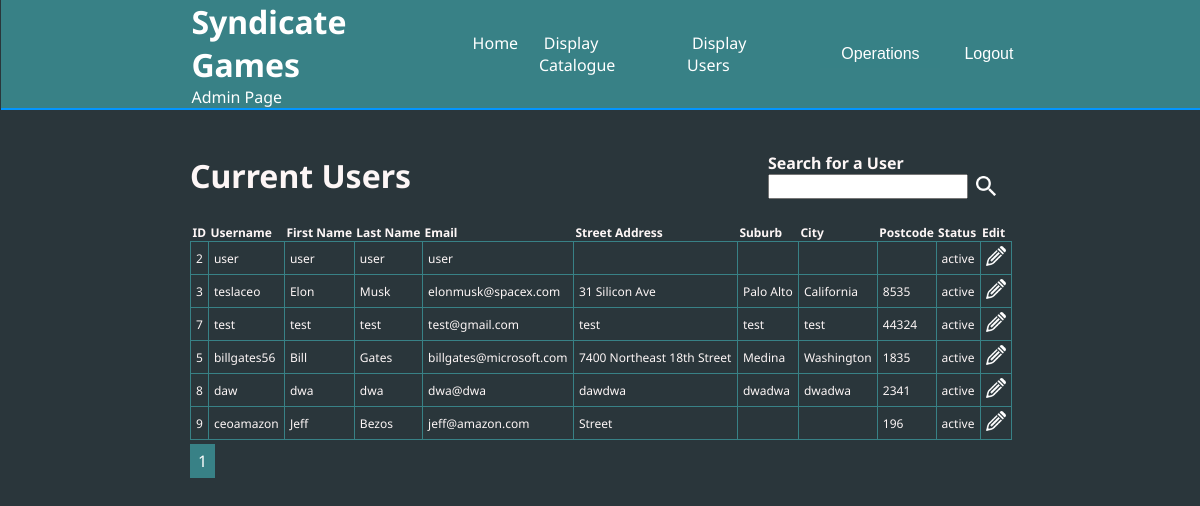
The app's page /displayusers.php (signed in), older data.
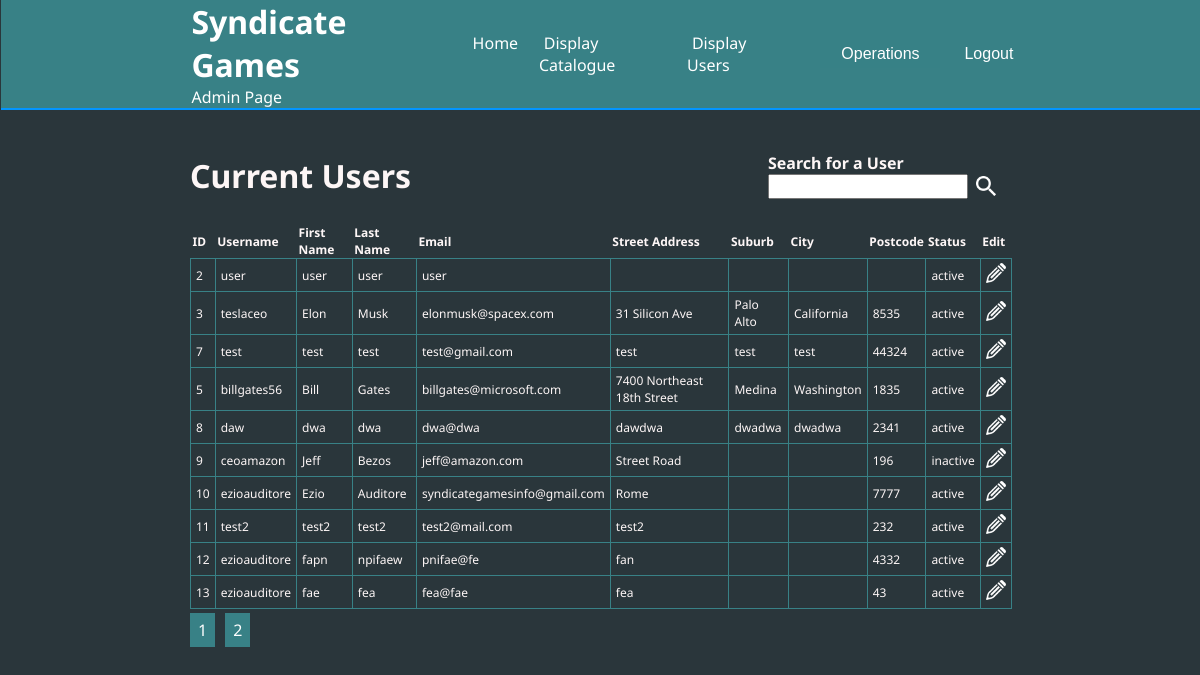
The same page, newer data.
### tables this page shows
CREATE TABLE IF NOT EXISTS `users` (
  `userid` int(10) NOT NULL AUTO_INCREMENT,
  `username` varchar(30) DEFAULT NULL,
  `firstname` varchar(30) DEFAULT NULL,
  `lastname` varchar(30) DEFAULT NULL,
  `streetadd` varchar(50) DEFAULT NULL,
  `suburb` varchar(30) DEFAULT NULL,
  `city` varchar(30) DEFAULT NULL,
  `postcode` varchar(10) DEFAULT NULL,
  `email` varchar(60) DEFAULT NULL,
  `password` varchar(256) DEFAULT NULL,
  `status` tinyint(1) NOT NULL DEFAULT 1,
  PRIMARY KEY (`userid`)
);

### db.php (called while the page is built, shortened)
<?php
class db_gamesmarket {
	private $host="localhost";
    private $user="root";
    private $db="gamesmarket";
    private $pass="";
	private $conn;
	public function __construct() {
		try {
			$this->conn = new PDO( "mysql:host=" . $this->host . ";dbname=" . $this->db, $this->user, $this->pass );
		} catch ( PDOException $e ) {
			print("Unable to connect to the database server.");
			exit();
		}
	}
	public function getalldata($table) {
		$sql = "SELECT * FROM $table";
		$q = $this->conn->query($sql) or die("failed query in getalldata");
		while ($r = $q->fetch(PDO::FETCH_ASSOC)) {
			$results[] = $r;
		}
		return $results;
		exit();
	}
	public function getfinitesetofdata($table, $start, $productspp) {
		$sql = "SELECT * FROM $table LIMIT $start, $productspp";
		$q = $this->conn->query($sql) or die("failed query in getfinitesetofdata");
		while ($r = $q->fetch(PDO::FETCH_ASSOC)) {
			$results[] = $r;
		}
		return $results;
		exit();
	}
}
?>

### displayusers.php (the view, shortened to what this page needs)
<?php
spl_autoload_register( function ( $class ) {
	include_once( 'db.php' );
} );
$obj = new db_gamesmarket;
$results = $obj->getalldata('users');
$productspp = 10;
isset ($_GET['page']) ? $page = $_GET['page'] : $page = 0;
if ($page > 1) {
	$start = $page * $productspp - $productspp;
}
else {
	$start = 0;
}
$numrows = count($results);
$totalpages = $numrows / $productspp;
if ($numrows % $productspp != 0) {
	$totalpages += 1;
}
$results = $obj->getfinitesetofdata('users', $start, $productspp);
?>
<!doctype html>
<html>
<head>
<link rel="stylesheet" href="css/adminstyles.css?<?php echo time(); ?>">
<link rel="stylesheet" href="css/tablestyles.css?<?php echo time(); ?>">
</head>
<body>
	<div class="wrapper">
	<?php include 'adminnav.php'; ?>
	<div class="catalogue">
			<div class="catalogue-header">
			<h1>Current Users</h1>
				<div class="search-bars">
				<div class="search-item">
					<form action="controller.php" method="post">
						<div class="searchusers">
							<h4>Search for a User</h4>
							<input type="text" name="searchvalue">
						</div>
				</div>
					<button class="searchbtn" type="submit" name="searchusers"><img src="siteimages/001-search.png" alt=""></button></form>
				</div>
			</div>
			<div class="catalogue-main">
				<div class="catalogue-table">
			<table class="products">
				<tbody>
				<tr>
					<th scope='col'>ID</th>
					<th scope='col'>Username</th>
					<th scope='col'>First Name</th>
					<th scope='col'>Last Name</th>
					<th scope='col'>Email</th>
					<th scope='col'>Street Address</th>
					<th scope='col'>Suburb</th>
					<th scope='col'>City</th>
					<th scope='col'>Postcode</th>
					<th scope='col'>Status</th>
					<th scope='col'>Edit</th>
				</tr>
					<?php
					foreach($results as $result) { ?>
					<tr>
						<td><?php echo $result['userid']; ?></td>
						<td><?php echo $result['username']; ?></td>
						<td><?php echo $result['firstname']; ?></td>
						<td><?php echo $result['lastname']; ?></td>
						<td><?php echo $result['email']; ?></td>
						<td><?php echo $result['streetadd']; ?></td>
						<td><?php echo $result['suburb']; ?></td>
						<td><?php echo $result['city']; ?></td>
						<td><?php echo $result['postcode']; ?></td>
						<td><?php if($result['status'] == 1) {
						echo 'active';
					} else {
						echo 'inactive';
					} ?></td>
						<td>
							<form action="controller.php" class="table_form" method="post">
							<div class="editbutton">
								<input class="editbutton" type="image" name="edituser" src="siteimages/editwhite.png" value="Edit">
							</div>
							</form>
						</td>
					</tr>
					<?php
					}
					?>
				</tbody>
			</table>
			<div class="pagelinks">
			<?php
				for($p = 1; $p <= $totalpages; $p++) {
					echo "<a href='?page=$p'>$p</a>";
				}
			?>
			</div>
		</div>
			</div>
		</div>
		</div>
</body>
</html>

Row changes from the older to the newer data that the page shows:
changed users "ceoamazon": streetadd "Street" → "Street Road"; status "active" → "inactive"
added users: userid "10", username "ezioauditore", firstname "Ezio", lastname "Auditore", email "syndicategamesinfo@gmail.com", streetadd "Rome", postcode "7777", status "active"
added users: userid "11", username "test2", firstname "test2", lastname "test2", email "test2@mail.com", streetadd "test2", postcode "232", status "active"
added users: userid "12", username "ezioauditore", firstname "fapn", lastname "npifaew", email "pnifae@fe", streetadd "fan", postcode "4332", status "active"
added users: userid "13", username "ezioauditore", firstname "fae", lastname "fea", email "fea@fae", streetadd "fea", postcode "43", status "active"
Text that changed along with them:
new list line: "2"
